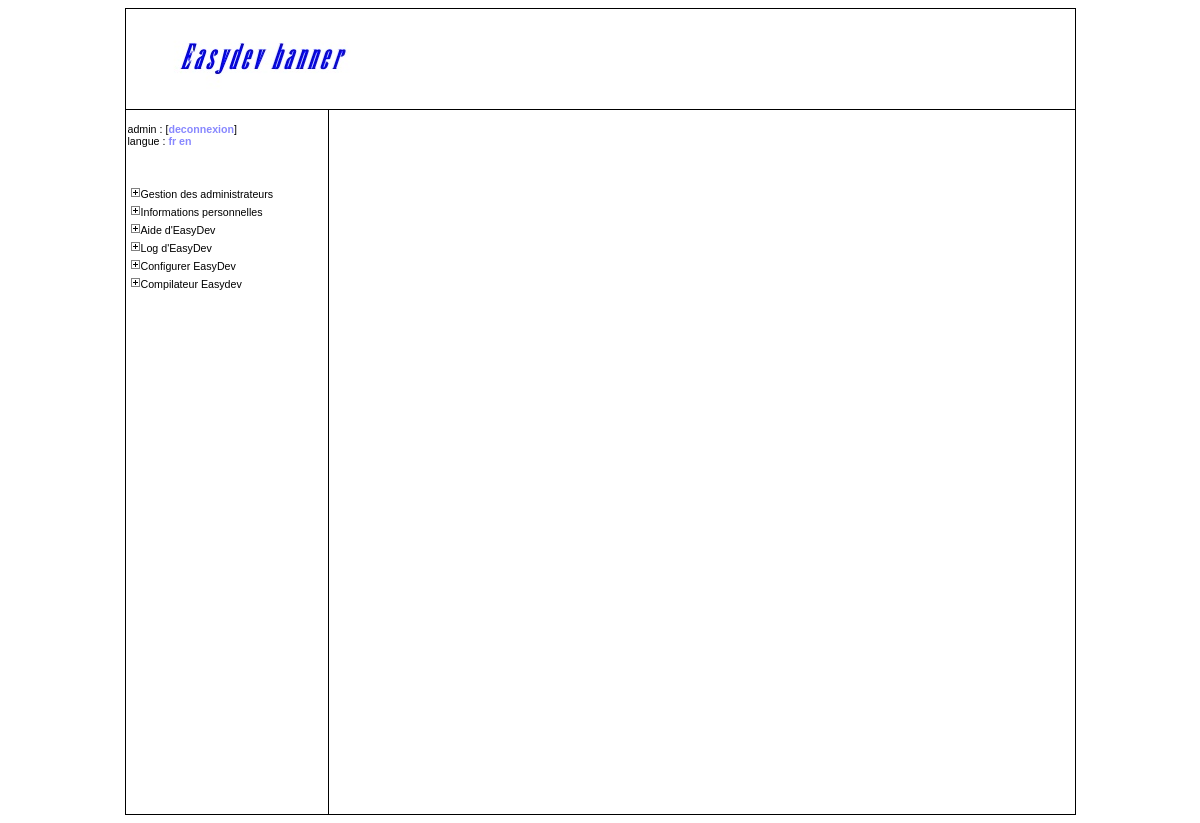
/easydev/logsadmin.php (signed in), run on the app's committed database.
### tables this page shows
CREATE TABLE `translation_strings` (
  `keyword` varchar(64) NOT NULL,
  `fr` text,
  `en` text,
  PRIMARY KEY  (`keyword`)
);

CREATE TABLE `adminmain` (
  `id` int(10) unsigned NOT NULL auto_increment,
  `text` varchar(255) NOT NULL default '',
  PRIMARY KEY  (`id`),
  UNIQUE KEY `text` (`text`)
);

### easydev/includes/translator.class.php (called while the page is built, shortened)
<?php
class Translator{
	public static function translate($identifier){
		$language = null;
		if(isset($_SESSION[SESSION_LANGUAGE])) $language = $_SESSION[SESSION_LANGUAGE];
		else{
			$query = 'SELECT value FROM '.CONFIGURATION.' WHERE id="default_language"';
			$result = mysql_query($query) or die('Error while selecting default language from configuration.');
			if($row = mysql_fetch_array($result)){
				$language = $row['value'];
			}
			else{
				$language = DEFAULT_LANGUAGE_TAG;
				$_SESSION[SESSION_LANGUAGE] = DEFAULT_LANGUAGE_TAG;
			}
		}
		$query = 'SELECT '.$language.' FROM '.TRANSLATION_STRINGS.' WHERE keyword="'.addslashes($identifier).'"';
		$result = mysql_query($query) or die('Translator fetch error.');
		if($row = mysql_fetch_array($result))return $row[$language];
		else return $identifier;
	}
	public static function languageList(){
		$query = 'DESCRIBE '.TRANSLATION_STRINGS;
		$result = mysql_query($query) or die('Error while fetching language list.');
		$list = array();
		while($row = mysql_fetch_array($result)){
			if($row['Field'] != 'keyword') $list[] = $row['Field'];
		}
		return $list;
	}
}
?>

### easydev/includes.php (called while the page is built, shortened)
<?php
require_once('includes/translator.class.php');
$session_permissions = array();
if(isset($_SESSION[SESSION_LOGIN])){
	$query = 'SELECT id FROM '.ADMINMAIN;
	$result = mysql_query($query) or die('Error while selecting main section list ');
	while($row = mysql_fetch_array($result)){
		$session_permissions[$row['id']] = 0;
	}
	$query = 'SELECT id_mainsection FROM '.PERMISSION_ADMINS.' WHERE id_admin="'.$_SESSION[SESSION_LOGIN].'"';
	$result = mysql_query($query) or die('Error while selecting admin permissions.');
	while($row = mysql_fetch_array($result)){
		$session_permissions[$row['id_mainsection']] = 1;
	}
}
?>

### easydev/adminheader.php (the view, shortened to what this page needs)
<!DOCTYPE html PUBLIC "-//W3C//DTD XHTML 1.0 Strict//EN" "http://www.w3.org/TR/xhtml1/DTD/xhtml1-strict.dtd">
<html xmlns="http://www.w3.org/1999/xhtml">
<head>
<link rel="stylesheet" href="<?php echo CONSOLE_PATH; ?>adminstyle.css" type="text/css" />
<link rel="stylesheet" href="<?php echo CONSOLE_PATH; ?>calendar.css" type="text/css" />
</head>
<body>
<table class="console">
  <tr>
    <td class="banniere" colspan="2"></td>
  </tr>
  <tr>
    <td class="menu">
<?php
echo '      <p>'.$_SESSION[SESSION_NAME].' : [<a class="default" href="'.CONSOLE_PATH.'logout.php">'.htmlentities(Translator::translate('log_out'), ENT_COMPAT, 'UTF-8').'</a>]'
.'<br />'.htmlentities(Translator::translate('language'), ENT_COMPAT, 'UTF-8').' : ';
$languageList = Translator::languageList();
foreach($languageList as $language){
  echo '<a class="default" href="'.$_SERVER['PHP_SELF'].'?'.(isset($_GET[CURRENTMENU]) ? CURRENTMENU.'='.$_GET[CURRENTMENU].'&amp;' : '').SESSION_LANGUAGE.'='.$language.'">'.$language.'</a> ';
}
echo '</p>'."\n";
echo '      <ul class="adminmenu">'."\n";
$query = 'SELECT id, text FROM '.ADMINMAIN.' ORDER BY id ASC';
$result = mysql_query($query) or die('Error while selecting main sections.');
while($line = mysql_fetch_array($result)) {
  if($session_permissions[$line['id']] == 1) {
	if(isset($_GET[CURRENTMENU]) && $_GET[CURRENTMENU] == $line['id']) {
	  echo '        <li class="menumain"><a href="'.CONSOLE_PATH.'index.php"><img class="adminmenu" src="'.CONSOLE_PATH.'moins.jpg" alt="fermer" /></a>'.Translator::translate($line['text']).'</li>'."\n";
	  $query2 = 'SELECT text, url FROM '.ADMINSUB.' WHERE id_mainmenu="'.$line['id'].'"';
	  $result2 = mysql_query($query2) or die('Error while selecting sub sections.');
	  echo '        <li class="menumain">'."\n";
	  echo '          <ul class="adminsubmenu">'."\n";
	  while($line2 = mysql_fetch_array($result2)){
		echo '            <li class="menusub"><a class="default" href="'.CONSOLE_PATH.$line2['url'].'.php?'.CURRENTMENU.'='.$line['id'].'">'.Translator::translate($line2['text']).'</a></li>'."\n";
	  }
      echo '          </ul>'."\n";
      echo '        </li>'."\n";
    }
	else{
	  echo '        <li class="menumain"><a href="'.CONSOLE_PATH.'index.php?'.CURRENTMENU.'='.$line['id'].'"><img class="adminmenu" src="'.CONSOLE_PATH.'plus.jpg" alt="ouvrir" /></a>'.Translator::translate($line['text']).'</li>'."\n";
	}
  }
}
echo '      </ul>'."\n";
echo '    </td>'."\n";
echo '    <td class="content">'."\n";
?>

### easydev/adminstyle.css (style rules this page uses)
body { text-align: center; font-size: 8pt; font-family: Verdana, Arial, Helvetica; }
a.default:link, a.default:visited { font-weight: bold; color: #8888FF; text-decoration: none; }
td.banniere { width : 950px; height : 100px; padding : 0px; border : 1px solid #000000; background : url("banniere.jpg") no-repeat; }
table.console { margin: auto; width: 951px; padding: 0px; border-right : 1px solid #000000; border-collapse : collapse; }
td.menu { vertical-align: top; width: 200px; height: 700px; border-left : 1px solid #000000; border-bottom : 1px solid #000000; margin : 0px; padding : 2px; border-collapse : collapse; text-align : left; }
td.content { vertical-align: top; width : 750px; border-bottom : 1px solid #000000; border-left : 1px solid #000000; margin : 0px; padding : 2px; border-collapse : collapse; text-align: left; }
ul.adminmenu { list-style-type : none; margin : 0px; margin-top : 30px; text-indent : 0px; padding : 5px 0px 5px 2px; }
li.menumain { padding : 0px; margin : 5px 0px 5px 0px; }
img { border: 0px; }

### data on the page
translation_strings: fr "deconnexion"
translation_strings: fr "langue"
adminmain: text.fr "Gestion des administrateurs"
adminmain: text.fr "Informations personnelles"
adminmain: text.fr "Aide d'EasyDev"
adminmain: text.fr "Log d'EasyDev"
adminmain: text.fr "Configurer EasyDev"
adminmain: text.fr "Compilateur Easydev"

### other printed values
$_SESSION[SESSION_NAME] "admin"
$language "fr"
$language "en"
